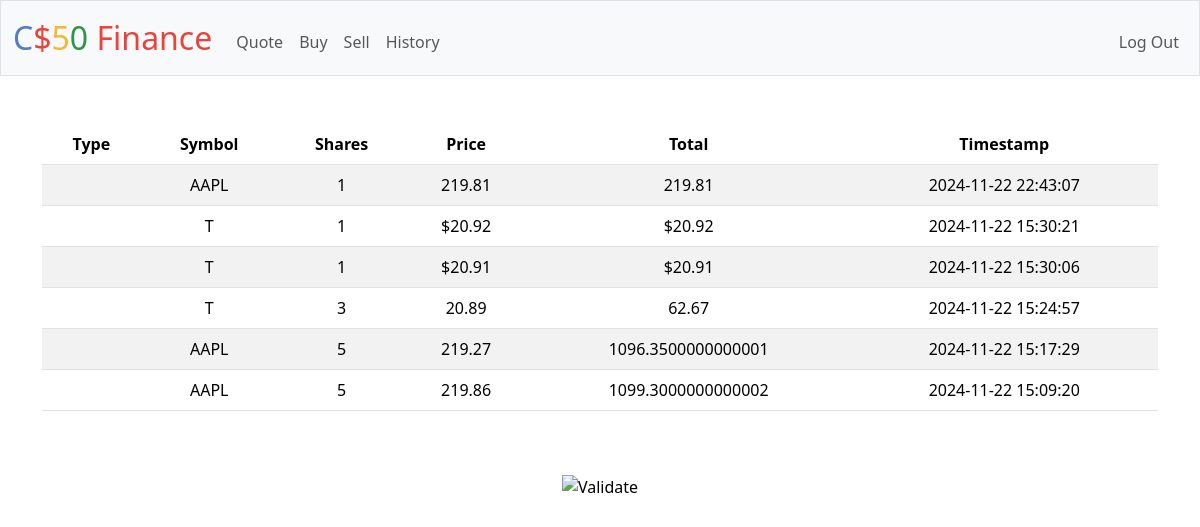
/history (signed in), run on an earlier commit of the app's database.
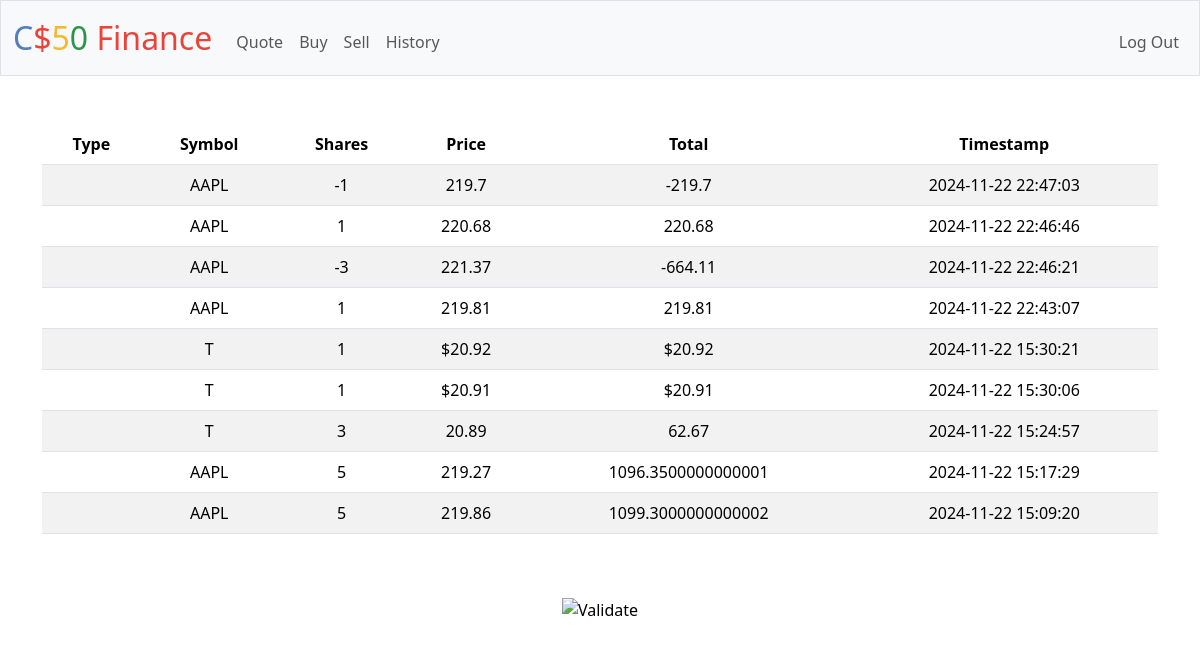
And on a later commit of the database.
### tables this page shows
CREATE TABLE transactions(
id INTEGER PRIMARY KEY AUTOINCREMENT,
user_id INTEGER NOT NULL,
symbol TEXT NOT NULL,
shares INTEGER NOT NULL,
price NUMERIC NOT NULL,
timestamp DATETIME DEFAULT CURRENT_TIMESTAMP,
FOREIGN KEY (user_id) REFERENCES users(id)
);

### app.py (the view)
@app.route("/history")
@login_required
def history():
    transactions = db.execute("SELECT * FROM transactions WHERE user_id = ? ORDER BY timestamp DESC", session["user_id"])
    return render_template("history.html", transactions=transactions)

### app.py (called while the page is built)
@app.after_request
def after_request(response):
    response.headers["Cache-Control"] = "no-cache, no-store, must-revalidate"
    response.headers["Expires"] = 0
    response.headers["Pragma"] = "no-cache"
    return response

### helpers.py (called while the page is built)
def login_required(f):
    @wraps(f)
    def decorated_function(*args, **kwargs):
        if session.get("user_id") is None:
            return redirect("/login")
        return f(*args, **kwargs)
    return decorated_function

### templates/history.html (shortened to what this page needs)
{% extends "layout.html" %}
{% block main %}
    <table class="table table-striped">
        <thead>
            <tr>
                <th>Type</th>
                <th>Symbol</th>
                <th>Shares</th>
                <th>Price</th>
                <th>Total</th>
                <th>Timestamp</th>
            </tr>
        </thead>
        <tbody>
            {% for transaction in transactions %}
                <tr>
                    <td>{{ transaction.type }}</td>
                    <td>{{ transaction.symbol }}</td>
                    <td>{{ transaction.shares }}</td>
                    <td>{{ transaction.price }}</td>
                    <td>{{ (transaction.shares * transaction.price) }}</td>
                    <td>{{ transaction.timestamp }}</td>
                </tr>
            {% endfor %}
        </tbody>
    </table>
{% endblock %}

### templates/layout.html (shortened to what this page needs)
<!DOCTYPE html>
<html lang="en">
    <head>
        <link href="https://cdn.jsdelivr.net/npm/bootstrap@5.3.3/dist/css/bootstrap.min.css" rel="stylesheet">
        <link href="/static/styles.css" rel="stylesheet">
    </head>
    <body>
        <nav class="bg-light border navbar navbar-expand-md navbar-light">
            <div class="container-fluid">
                <a class="navbar-brand" href="/"><span class="blue">C</span><span class="red">$</span><span class="yellow">5</span><span class="green">0</span> <span class="red">Finance</span></a>
                <div class="collapse navbar-collapse" id="navbar">
                    {% if session["user_id"] %}
                        <ul class="navbar-nav me-auto mt-2">
                            <li class="nav-item"><a class="nav-link" href="/quote">Quote</a></li>
                            <li class="nav-item"><a class="nav-link" href="/buy">Buy</a></li>
                            <li class="nav-item"><a class="nav-link" href="/sell">Sell</a></li>
                            <li class="nav-item"><a class="nav-link" href="/history">History</a></li>
                        </ul>
                        <ul class="navbar-nav ms-auto mt-2">
                            <li class="nav-item"><a class="nav-link" href="/logout">Log Out</a></li>
                        </ul>
                    {% else %}
                        <ul class="navbar-nav ms-auto mt-2">
                            <li class="nav-item"><a class="nav-link" href="/register">Register</a></li>
                            <li class="nav-item"><a class="nav-link" href="/login">Log In</a></li>
                        </ul>
                    {% endif %}
                </div>
            </div>
        </nav>
        <main class="container py-5 text-center">
            {% block main %}{% endblock %}
        </main>
        <footer class="mb-5">
            <form action="https://validator.w3.org/check" class="text-center" enctype="multipart/form-data" method="post" target="_blank">
                <input alt="Validate" src="/static/I_heart_validator.png" type="image">
            </form>
        </footer>
    </body>
</html>

### static/styles.css (style rules this page uses)
nav .navbar-brand { font-size: xx-large; }
nav .navbar-brand .blue { color: #537fbe; }
nav .navbar-brand .red { color: #ea433b; }
nav .navbar-brand .yellow { color: #f5b82e; }
nav .navbar-brand .green { color: #2e944b; }

What changed in the data, as far as the page shows it:
added transactions: (transaction.shares*transaction.price) "-219.7"
added transactions: (transaction.shares*transaction.price) "220.68"
added transactions: (transaction.shares*transaction.price) "-664.11"
